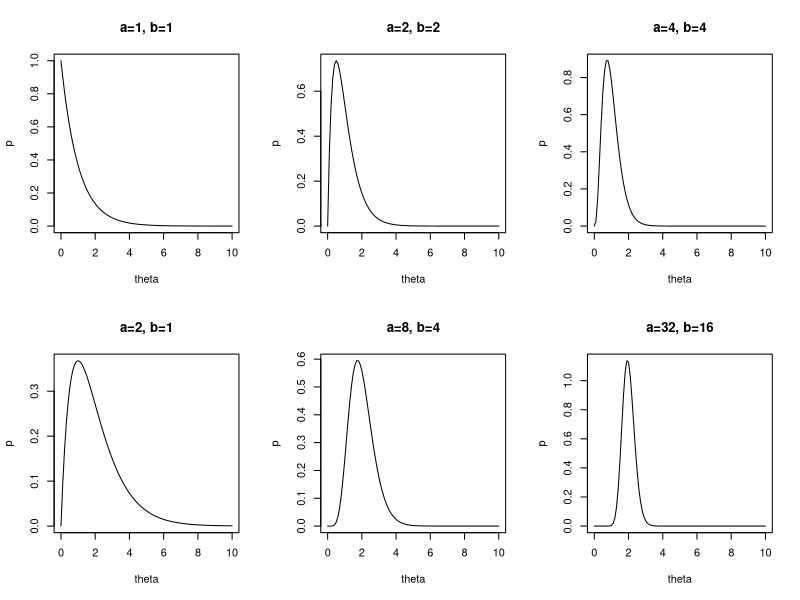

The R script that drew this image:
par(mfrow=c(2, 3))
curve(dgamma(x, 1, 1), main='a=1, b=1', xlim=c(0, 10), xlab='theta', ylab='p') #指数分布
curve(dgamma(x, 2, 2), main='a=2, b=2', xlim=c(0, 10), xlab='theta', ylab='p')
curve(dgamma(x, 4, 4), main='a=4, b=4', xlim=c(0, 10), xlab='theta', ylab='p')
curve(dgamma(x, 2, 1), main='a=2, b=1', xlim=c(0, 10), xlab='theta', ylab='p')
curve(dgamma(x, 8, 4), main='a=8, b=4', xlim=c(0, 10), xlab='theta', ylab='p')
curve(dgamma(x, 32, 16), main='a=32, b=16', xlim=c(0, 10), xlab='theta', ylab='p')